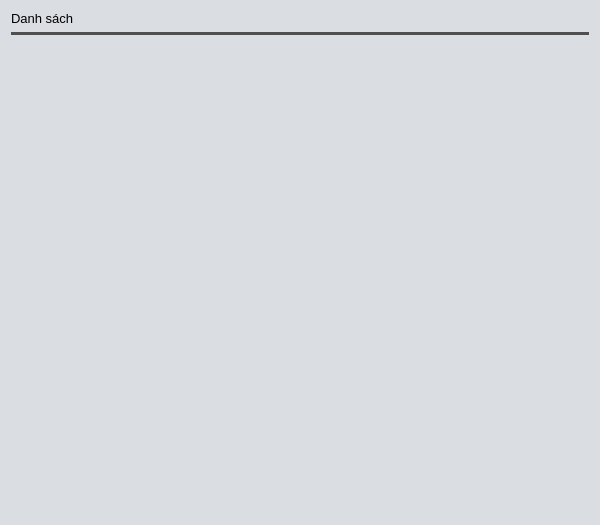
<?xml version="1.0" encoding="UTF-8"?>
<ui version="4.0">
 <class>list_item</class>
 <widget class="QFrame" name="list_item">
  <property name="geometry">
   <rect>
    <x>0</x>
    <y>0</y>
    <width>600</width>
    <height>525</height>
   </rect>
  </property>
  <property name="windowTitle">
   <string>Frame</string>
  </property>
  <property name="styleSheet">
   <string notr="true">border-radius: 20px;
background-color: rgb(218, 221, 225);</string>
  </property>
  <layout class="QVBoxLayout" name="verticalLayout">
   <item>
    <widget class="QLabel" name="label">
     <property name="font">
      <font>
       <pointsize>10</pointsize>
      </font>
     </property>
     <property name="text">
      <string>Danh sách</string>
     </property>
    </widget>
   </item>
   <item>
    <widget class="Line" name="line">
     <property name="font">
      <font>
       <pointsize>4</pointsize>
      </font>
     </property>
     <property name="styleSheet">
      <string notr="true">border-color: rgb(103, 103, 103);
background-color: rgb(79, 79, 79);</string>
     </property>
     <property name="orientation">
      <enum>Qt::Horizontal</enum>
     </property>
    </widget>
   </item>
   <item>
    <widget class="QScrollArea" name="scrollArea">
     <property name="sizePolicy">
      <sizepolicy hsizetype="Expanding" vsizetype="Expanding">
       <horstretch>0</horstretch>
       <verstretch>20</verstretch>
      </sizepolicy>
     </property>
     <property name="widgetResizable">
      <bool>true</bool>
     </property>
     <widget class="QWidget" name="scrollAreaWidgetContents">
      <property name="geometry">
       <rect>
        <x>0</x>
        <y>0</y>
        <width>578</width>
        <height>465</height>
       </rect>
      </property>
      <layout class="QGridLayout" name="gridLayout" rowstretch="0">
       <property name="leftMargin">
        <number>0</number>
       </property>
      </layout>
     </widget>
    </widget>
   </item>
  </layout>
 </widget>
 <resources/>
 <connections/>
</ui>
